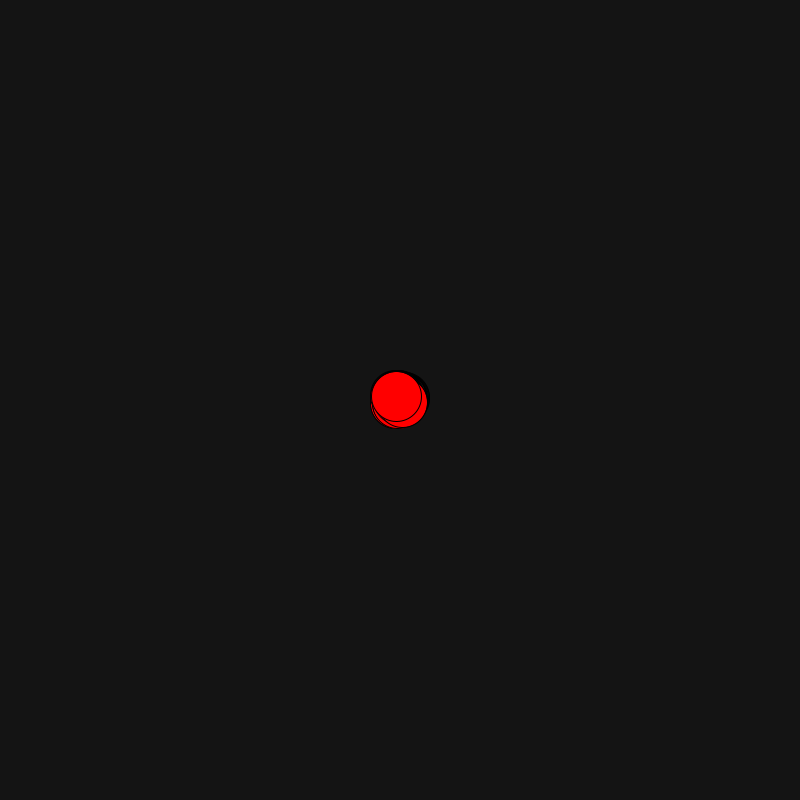
Frame 1 (no input)
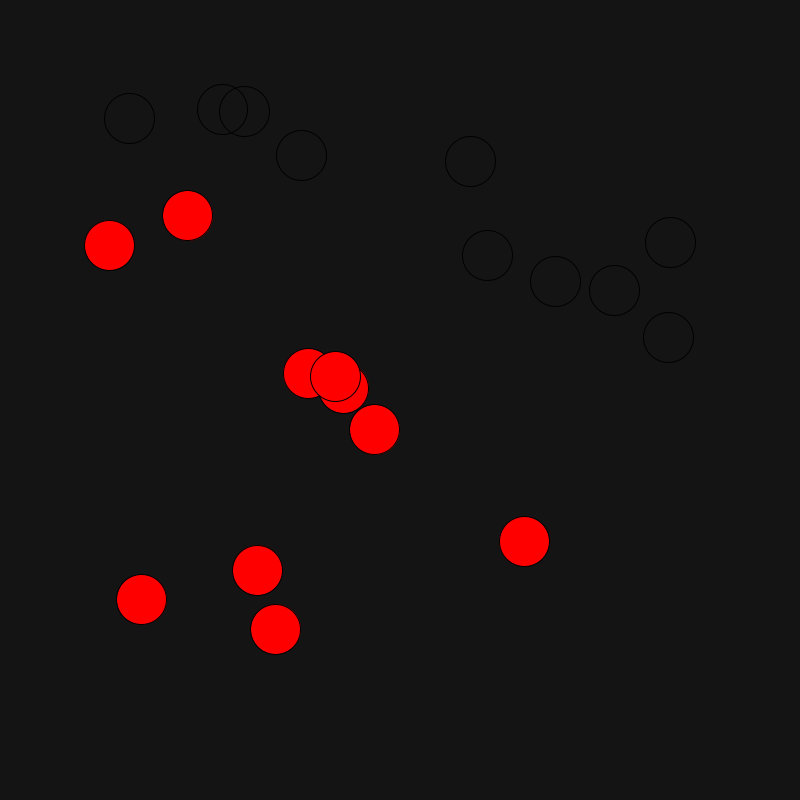
Frame 60 (the mouse pressed at the canvas centre just before this capture)
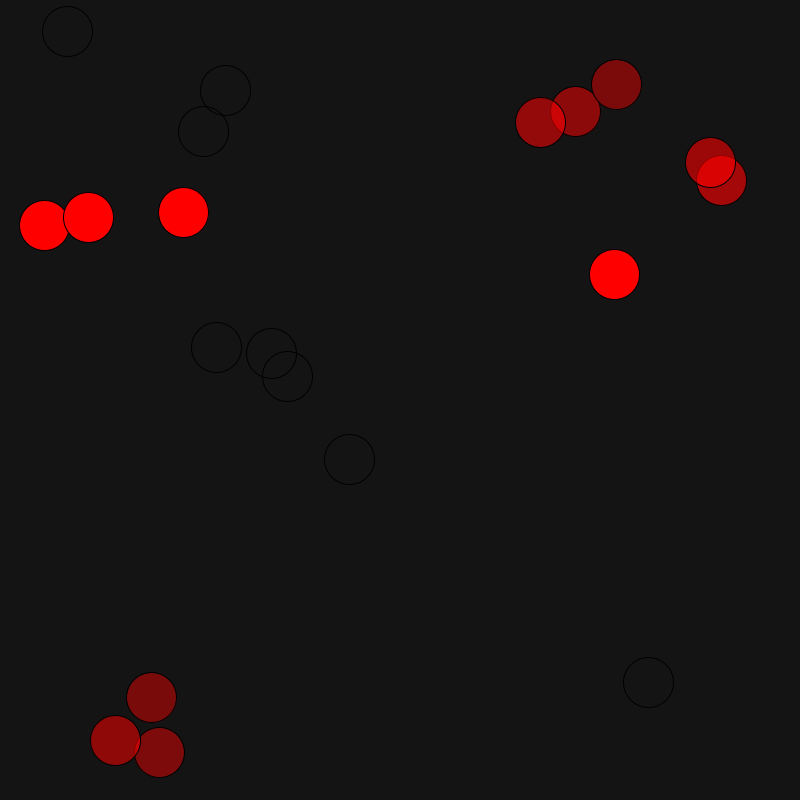
Frame 120 (the mouse held since frame 60 and released just before this capture)

The Processing sketch that drew these frames (run headless with seeded random() and noise(); from frame 60 on, the mouse is pressed at the canvas centre):

// Processing sketch: ball_arrays_classes
// ── ball_arrays_classes.pde
// Code 1 FA_18
// Bryan Ma

// Ball object

// this sketch shows how to create a basic class, called Ball.
// it instantiates a few of them and gives each instance of the object a unique name. 

// replace the 3 separate ball objects with an array of balls. 
// you can do this with something like:
//  Ball[] ballArray = new Ball[3];
// the next step in the setup() function is to loop through the array and instantiate
//  each one, calling the constructor for each step of the loop:
//  ballArray[i] = new Ball();
// finally in the draw() function, loop through the array again, and call the update() 
//  and display() methods of each one of the balls in the array. 

// if you are able to do all that, modify both the size of the ball array as well as
//  the ball class itself to experiment with the behavior and visuals. for example, 
//  you could control the color based on the mouse distance to each ball by using 
//  the dist() function and map().

int o;
int x = 20;
Ball[] ballArray = new Ball[x];


void setup() {
  size(800, 800);
  for(int i = 0; i<x; i++) {
    ballArray[i] = new Ball(); 
    }

}


void draw() {
  background(20);
  for(int i = 0; i<x; i++) {
  ballArray[i].update();
  ballArray[i].display();
  }


}

class Ball {
  float x, y;
  float dx, dy;
  float s;

  // this function is called a constructor. 
  // it is called when a new Ball object is created.
  Ball() { 
    x = width/2;
    y = height/2;
    dx = random(-5, 5);
    dy = random(-5, 5);
    s = 50;
  }

  void display() {
    
     float dist = dist(x, y, mouseX, mouseY);
     int o = int(map(dist, x, y, 0, 255));
     fill(255,0,0,o);
    ellipse(x, y, s, s);
     
    
  }

  void update() {
    x += dx;
    y += dy;

    if (x > width - s/2 || x < s/2) {
      dx *= -1;
    }
    if (y > height - s/2 || y < s/2) {
      dy *= -1;
    }
  }
}
